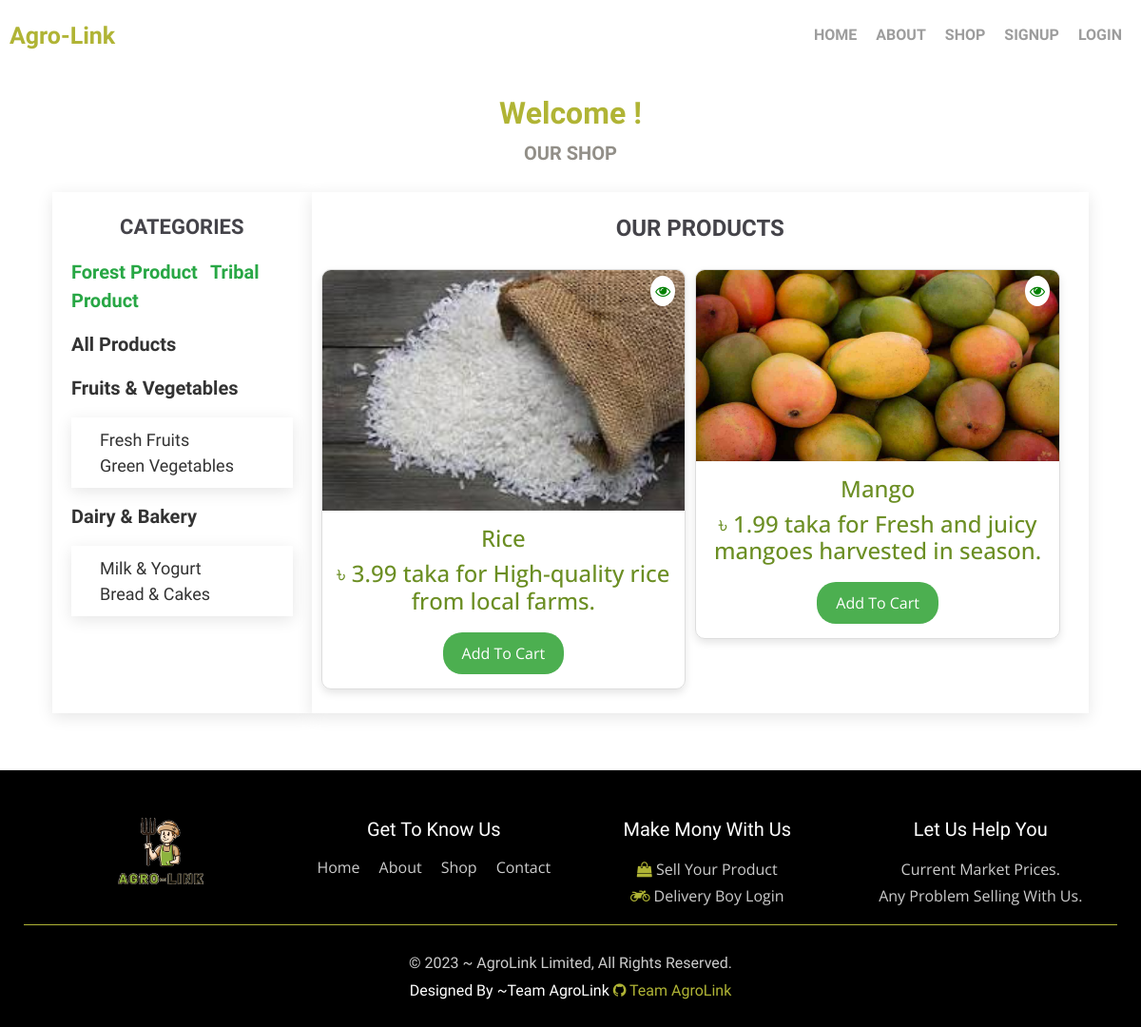
The page /shop.php on the database its author committed.
### tables this page shows
CREATE TABLE PRODUCT (
    product_ID INTEGER AUTO_INCREMENT,
    product_name VARCHAR(100) NOT NULL,
    product_Origin VARCHAR(50) NOT NULL,
    availability INTEGER NOT NULL,
    dateAdded DATE NOT NULL,
    bestBefore DATE,
    product_Size VARCHAR(20),
    weight DECIMAL(10, 2),
    imagelink VARCHAR(100) NOT NULL,
    category VARCHAR(50) NOT NULL,
    unitprice DECIMAL(10, 2),
    description VARCHAR(200),
    CONSTRAINT product_PK PRIMARY KEY (product_ID)
);

### shop.php (the view, shortened to what this page needs)
<?php
include 'includes/navigation_bar.php';
?>
<div class="container shopping">
<div class="row heading">
            <div class="col-xl-12">
                <h2>Welcome !</h2>
                <p>Our Shop</p>
            </div>
        </div>
    <div class="wrapp d-flex">
        <div class="left_side">
    <p>Categories</p>
    <div class="category_display">
        <ul>
            <li>
                <div class="category_body text-center">
                    <p><a href="shop?type=forest" class="text-success">Forest Product</a> <span class="pl-2"><a href="shop?type=tribal" class="text-success">Tribal Product</a></span></p>
                </div>
            </li>
            <li>
                <div class="category_body">
                    <a href="shop"><p>All Products</p></a>
                </div>
            </li>
            <li>
                <div class="category_body">
                    <p>Fruits & Vegetables</p>
                    <div class="sub_category">
                        <ul>
                            <li><a href="shop?id=1">Fresh Fruits</a></li>
                            <li><a href="shop?id=2">Green Vegetables</a></li>
                        </ul>
                    </div>
                </div>
            </li>
            <li>
                <div class="category_body">
                    <p>Dairy & Bakery</p>
                    <div class="sub_category">
                        <ul>
                            <li><a href="shop?id=3">Milk & Yogurt</a></li>
                            <li><a href="shop?id=4">Bread & Cakes</a></li>
                        </ul>
                    </div>
                </div>
            </li>
        </ul>
    </div>
</div>
<div class="right_side" style="flex-grow: 1; padding: 20px; box-sizing: border-box;">
    <p style="font-size: 24px; font-weight: bold; margin-bottom: 20px;">Our Products</p>
    <div class="row" style="display: flex; flex-wrap: wrap; justify-content: start;">
        <?php
        $product_query = mysqli_query($con, "SELECT * FROM PRODUCT");
        if (mysqli_num_rows($product_query) > 0) {
            while ($row = mysqli_fetch_assoc($product_query)) {
                ?>
                <div class="col-md-6" style="flex: 0 0 calc(50% - 10px); max-width: calc(50% - 10px); padding: 5px; box-sizing: border-box;">
                    <div class="product_card" style="border: 1px solid #ddd; border-radius: 10px; overflow: hidden; box-shadow: 0 4px 8px rgba(0,0,0,0.1);">
                        <div style="position: relative;">
                            <img src="<?php echo $row['imagelink']; ?>" alt="<?php echo $row['product_name']; ?>" style="width: 100%; display: block;">
                            <div style="position: absolute; top: 10px; right: 10px; z-index: 2;">
                                <a href="product-details?product_ID=<?php echo $row['product_ID']; ?>" style="background-color: #fff; border-radius: 50%; padding: 5px;">
                                    <i class="fa fa-eye" aria-hidden="true" style="color: green;"></i>
                                </a>
                            </div>
                        </div>
                        <div style="padding: 15px; text-align: center;">
                            <h3 style="font-size: 1.5em;"><?php echo $row['product_name']; ?></h3>
                            <h4> &#2547; <?php echo $row['unitprice']; ?> <span>taka for <?php echo $row['description']; ?></span></h4>
                            <a href="?c_id=<?php echo $row['product_ID']; ?>&type=cart">
                                <button style="background-color: #4CAF50; color: white; border: none; border-radius: 20px; padding: 10px 20px; cursor: pointer; margin-top: 10px;">Add To Cart</button>
                            </a>
                        </div>
                    </div>
                </div>
                <?php
            }
        } else {
            echo "<p class='text-capitalize p-5 text-danger'>No Products Found!</p>";
        }
        ?>
    </div>
</div>
    </div>
    </div>
<?php include 'includes/footer.php'; ?>

### includes/top.php (shortened to what this page needs)
<!DOCTYPE html>
<html lang="en">
<head>
            <link rel="stylesheet" href="https://cdnjs.cloudflare.com/ajax/libs/font-awesome/4.7.0/css/font-awesome.min.css">
            <link rel="stylesheet" type="text/css" href="//cdn.jsdelivr.net/npm/slick-carousel@1.8.1/slick/slick.css"/>
            <link rel="stylesheet" type="text/css" href="//cdn.jsdelivr.net/npm/slick-carousel@1.8.1/slick/slick-theme.css"/>
            <link rel="stylesheet" href="https://maxcdn.bootstrapcdn.com/bootstrap/4.0.0/css/bootstrap.min.css">
            <link rel="stylesheet" href="<?php echo WEBSITE_PATH; ?>style/prices.css">
            <link rel="stylesheet" href="<?php echo WEBSITE_PATH; ?>style/style.css">
            <link rel="stylesheet" href="<?php echo WEBSITE_PATH; ?>style/whether.css">
</head>

### includes/navigation_bar.php (shortened to what this page needs)
<?php include 'top.php'; ?>
<nav class="d-flex fixed-top">
    <div class="nav_brand">
        <a href="<?php echo WEBSITE_PATH; ?>index.php">
            <span>Agro-Link</span>
        </a>
    </div>
    <div class="nav_menu ml-auto">
        <ul class="d-flex">
            <li>
                <a href="<?php echo WEBSITE_PATH; ?>index.php">home</a>
            </li>
            <li>
                <a href="<?php echo WEBSITE_PATH; ?>about.html">about</a>
            </li>
            <li>
                <a href="<?php echo WEBSITE_PATH; ?>shop.php">shop</a>
            </li>
            <?php if(!isset($_SESSION['USER_LOGIN'])){?>
                <li>
                    <a href="<?php echo WEBSITE_PATH; ?>registration.php">signup</a>
                </li>
                <li>
                    <a href="<?php echo WEBSITE_PATH; ?>login.php">login</a>
                </li>
            <?php }?>
        </ul>
    </div>
</nav>

### includes/footer.php
    <div class="container-fluid footer_bg">
        <div class="row">
            <div class="col-xl-3">
                <div class="footer_logo">
                    <a href="<?php echo WEBSITE_PATH; ?>index.php"></i>
                    <img src="<?php echo WEBSITE_PATH; ?>images/new data/logo.png" alt="" height="70" width="90" />
                </div>
            </div>
            <div class="col-xl-3">
                <h3>Get To Know Us</h3>
                <ul class="d-flex">
                    <li>
                        <a href="<?php echo WEBSITE_PATH; ?>index.php">Home</a>
                    </li>
                    <li>
                        <a href="<?php echo WEBSITE_PATH; ?>about.html">about</a>
                    </li>
                    <li>
                        <a href="<?php echo WEBSITE_PATH; ?>shop.php">shop</a>
                    </li>
                    <li>
                        <a href="">contact</a>
                    </li>
                </ul>
            </div>
            <div class="col-xl-3">
                <h3>Make Mony With Us</h3>
                <ul class="d-flex footer_help">
                    <li>
                        <a href="<?php echo WEBSITE_PATH; ?>admin/admin_registration"><span> <i class="fa fa-shopping-bag" aria-hidden="true"></i></span> Sell Your Product</a>
                    </li>
                    <li>
                        <a href="<?php echo WEBSITE_PATH; ?>delivery_boy/login"><span>  <i class="fa fa-motorcycle" aria-hidden="true"></i></span> Delivery Boy Login</a>
                    </li>
                </ul>
            </div>
            <div class="col-xl-3">
                <h3>Let Us Help You</h3>
                <ul class="d-flex footer_help">
                    <li>
                        <a href="<?php echo WEBSITE_PATH; ?>prices">Current Market Prices.</a>
                    </li>
                    <li>
                        <a href="<?php echo WEBSITE_PATH; ?>chat">Any problem Selling With Us.</a>
                    </li>
                </ul>
            </div>
        </div>
            <div class="row developer">
                <h3>&copy; 2023 ~ AgroLink Limited, All Rights Reserved.</h3>
                <p>Designed By ~Team AgroLink <a href="https://github.com/shahadatw6/agro_link_iub" target="_blank"> <span><i class="fa fa-github" aria-hidden="true"></i></span> Team AgroLink </a></p>
            </div>
    </div>
<?php include 'bottum.php'; ?>

### includes/bottum.php (shortened to what this page needs)
</body>
</html>

### style/prices.css (style rules this page uses)
* { margin: 0; padding: 0; box-sizing: border-box; }

### style/style.css (style rules this page uses)
ul { list-style-type: none; }
a { text-decoration: none; }
:root { --logo: #b0b435; --background: #878787; --color: #fff; --color1: #ccc; --color2: #333333; --color3: #f0f0f065; --color4: #928f88; --color5: #444349; --font: "Dosis", sans-serif; --shado: 0 4px 16px rgba(128, 128, 128, 0.1); }
nav { width: 100%; padding: 10px; justify-content: space-around; align-items: center; background-color: #ffffff; margin: 10 10px; }
nav .nav_brand a { color: #b0b435; font-size: 25px; font-family: var(--font); font-weight: 700; }
nav .nav_menu ul { justify-content: center; align-items: center; }
nav .nav_menu ul li { padding: 12px 10px 0px 10px; font-size: 18px; text-transform: uppercase; }
nav .nav_menu ul li a { font-weight: 700; font-size: 16px; color: rgb(157, 157, 157); font-family: var(--font); }
.footer_bg { margin-top: 50px; background-color: black; padding: 40px 40px 10px 40px; }
.footer_bg .footer_logo { padding-top: 10px; text-align: center; }
.footer_bg .footer_logo a { color: var(--logo); font-size: 20px; font-family: var(--font); font-weight: 700; }
.footer_bg ul { justify-content: center; padding-top: 8px; }
.footer_bg ul li { padding: 0px 10px; }
.footer_bg h3 { color: var(--color); font-size: 20px; padding-top: 10px; font-family: var(--font); text-align: center; text-transform: capitalize; }
.footer_bg ul li a { color: var(--color1); text-transform: capitalize; }
.footer_bg ul li a span { color: var(--logo); }
.footer_bg .footer_help { flex-direction: column; }
.footer_bg .footer_help li { text-align: center; padding: 2px 0px; }
.developer { padding-top: 20px; flex-direction: column; border-top: 1px solid var(--logo); text-align: center; }
.developer h3 { font-size: 16px; text-transform: capitalize; color: var(--color1); }
.developer p { color: var(--color); font-family: var(--font); }
.developer p a { color: var(--logo); text-transform: capitalize; }
.about_us, .shopping, .product_detailes, .contact, .registration, .login_page, .cart_page, .profile, .checkout, .success_page, .orders_page, .chat_app { margin-top: 100px; color: olivedrab; }
.heading h2 { text-align: center; color: var(--logo); font-family: var(--font); font-weight: 700; text-transform: capitalize; }
.heading p { text-align: center; color: var(--color4); font-size: 20px; font-family: var(--font); font-weight: 700; text-transform: uppercase; }
.wrapp { width: 100%; padding: 10px; }
.left_side { flex-basis: 25%; padding: 20px; background-color: var(--color); box-shadow: var(--shado); }
.left_side p, .right_side p { text-align: center; text-transform: uppercase; color: var(--color5); font-size: 22px; font-family: var(--font); font-weight: 700; }
.left_side .category_display ul li p { margin-top: 15px; color: var(--color2); font-size: 20px; text-transform: capitalize; text-align: left; }
.left_side .category_display .category_body .sub_category { transition: all 0.5s ease-in-out; }
.left_side .category_display .category_body ul { width: 100%; padding: 10px 30px; background-color: var(--color); box-shadow: var(--shado); }
.left_side .category_display .category_body .sub_category ul li a { text-transform: capitalize; color: var(--color2); font-size: 18px; font-family: var(--font); }
.left_side .category_display .category_body .sub_category ul li a { cursor: pointer; }
.right_side { flex-basis: 75%; padding: 20px; background-color: var(--color); box-shadow: var(--shado); }

### style/whether.css (style rules this page uses)
:root { --logo: #b0b435; --background: #a0a0a0; --color: #fff; --color1: #ccc; --color2: #333333; --color3: #f0f0f065; --color4: #928f88; --color5: #444349; --font: "Roboto Condensed", sans-serif; --shado: 0 4px 16px rgb(0 0 0 / 10%); }

### rows shown on the page
product: product_name (picture), product_name "Rice", unitprice "3.99", description "High-quality rice from local farms."
product: product_name (picture), product_name "Mango", unitprice "1.99", description "Fresh and juicy mangoes harvested in season."
